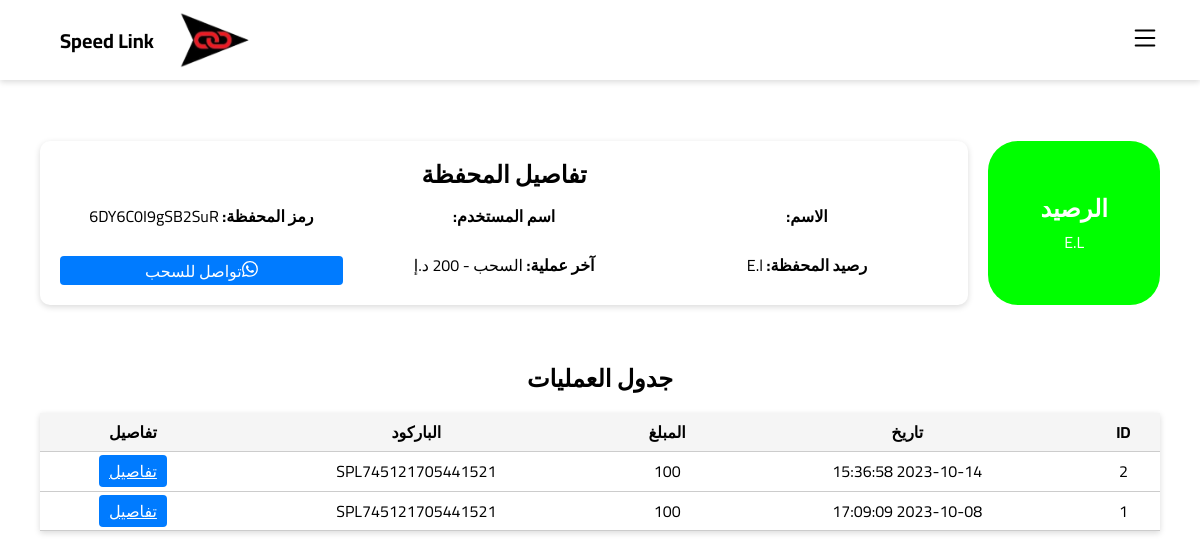
/viwewallets/6DY6C0I9gSB2SuR, run on the app's committed database.
### app.py (models this page shows)
class Wallets(db.Model):
    id = db.Column(db.Integer, primary_key=True)
    wallet_code = db.Column(db.String(15), unique=True)
    name = db.Column(db.String(100))
    Shipper_id = db.Column(db.Integer)
    dues = db.Column(db.Integer)

class WalletsLog(db.Model):
    id = db.Column(db.Integer, primary_key=True)
    wallet_code = db.Column(db.String(15))
    name = db.Column(db.String(100))
    Shipment_barcode = db.Column(db.String(18))
    amount = db.Column(db.Integer)
    created_at = db.Column(db.String(23))

### app.py (the view)
@app.route('/viwewallets/<wallet_code>')
def viwewallets(wallet_code):
    shipper = Shippers.query.filter_by(wallet_code=wallet_code).first()
    wallet = Wallets.query.filter_by(wallet_code=wallet_code).first()
    wallet_log = WalletsLog.query.filter_by(wallet_code=wallet_code).all()
    wallet_log = wallet_log[::-1]
    return render_template('wallet.html',infoS=shipper,infoW=wallet,infoL=wallet_log)

### templates/wallet.html (shortened to what this page needs)
{% extends 'base.html' %} {% block content %}
    <link rel="stylesheet" href="https://cdnjs.cloudflare.com/ajax/libs/normalize/8.0.1/normalize.min.css"
    />
        <div class="wallet-container">
            <div class="wallet-balance">
                <div class="curved-rectangle">
                    <h2>الرصيد</h2>
                    <p>{% if infoS.dues == infoW.dues%} {{ infoS.dues }}{% endif %} E.L</p>
                </div>
                <div class="wallet-details">
                    <h2>تفاصيل المحفظة</h2>
                    <br>
                    <div class="wallet-card">
                        <p>
                            <strong>الاسم:</strong> {{ infoS.name }}
                        </p>
                        <p>
                            <strong>اسم المستخدم:</strong> {{ infoS.username }}
                        </p>
                        <p>
                            <strong>رمز المحفظة:</strong> {{ infoW.wallet_code }}
                        </p>
                        <p>
                            <strong>رصيد المحفظة:</strong> {% if infoS.dues == infoW.dues%} {{ infoS.dues }}{% endif %}E.l
                        </p>
                        <p>
                            <strong>آخر عملية:</strong> السحب - 200 د.إ
                        </p>
                        <a href="https://wa.me/201003060775" class="withdraw-btn" onclick="">
                              تواصل للسحب
							</a>
                    </div>
                </div>
            </div>
        </div>
        <div class="operations-table">
            <h2>جدول العمليات</h2>{% if infoL %}
            <table>
                <thead>
                    <tr>
                        <th>ID</th>
                        <th>تاريخ</th>
                        <th>المبلغ</th>
                        <th>الباركود</th>
                        <th>تفاصيل</th>
                    </tr>
                </thead>
                <tbody>
                    {% for log in infoL%}
                    <tr>
                        <td>{{ log.id }}</td>
                        <td>{{ log.created_at }}</td>
                        <td>{{ log.amount }}</td>
                        <td>{{ log.Shipment_barcode }}</td>
                        <td><a href="/track/{{log.Shipment_barcode}}" class="details-btn">تفاصيل</a></td>
                    </tr>
                    {% endfor %}
                </tbody>
            </table>{% endif %}
        </div>
        {% endblock %}

### static/css/style.css (style rules this page uses)
* { margin: 0; padding: 0; box-sizing: border-box; }
body { font-family: 'Cairo', sans-serif; background: rgb(189, 208, 251); }

### templates/base.html (style rules this page uses)
body { margin: 0; padding: 0; background-color: #fff; font-family: "Cairo", sans-serif; direction: rtl; min-height: 100vh; }

### templates/wallet.html (style rules this page uses)
.wallet-container { display: flex; flex-direction: column; align-items: center; padding: 20px; }
.wallet-balance { text-align: center; margin-bottom: 20px; width: 100%; display: flex; gap: 20px; align-items: stretch; }
.curved-rectangle { background-color: #00ff00; color: #fff; border-radius: 30px; display: flex; justify-content: center; align-items: center; margin: 0 auto; flex-direction: column; gap: 10px; padding: 10px 20px; width: 200px; }
.wallet-details { width: 100%; background-color: #fff; border-radius: 10px; box-shadow: 0 2px 6px rgba(0, 0, 0, 0.15); padding: 20px; }
.wallet-card { display: grid; grid-template-columns: 1fr 1fr 1fr; gap: 20px; }
.wallet-card p { margin-bottom: 10px; }
.withdraw-btn { padding: 5px 10px; background-color: #007bff; color: #fff; border: none; border-radius: 4px; cursor: pointer; text-decoration: none; }
.operations-table { text-align: center; margin: 20px; }
.operations-table h2 { margin-bottom: 20px; }
table { width: 100%; border-collapse: collapse; background-color: #fff; box-shadow: 0 2px 6px rgba(0, 0, 0, 0.15); }
th, td { padding: 10px; border-bottom: 1px solid #ccc; }
th { background-color: #f5f5f5; font-weight: bold; }
td { text-align: center; }
.details-btn { padding: 1px 10px; background-color: #007bff; color: #fff; border: none; border-radius: 4px; cursor: pointer; }
body { background-color: #fff; }

### data on the page
Wallets: wallet_code "6DY6C0I9gSB2SuR"
WalletsLog: id "2", created_at "2023-10-14 15:36:58", amount "100", Shipment_barcode "SPL745121705441521"
WalletsLog: id "1", created_at "2023-10-08 17:09:09", amount "100", Shipment_barcode "SPL745121705441521"
